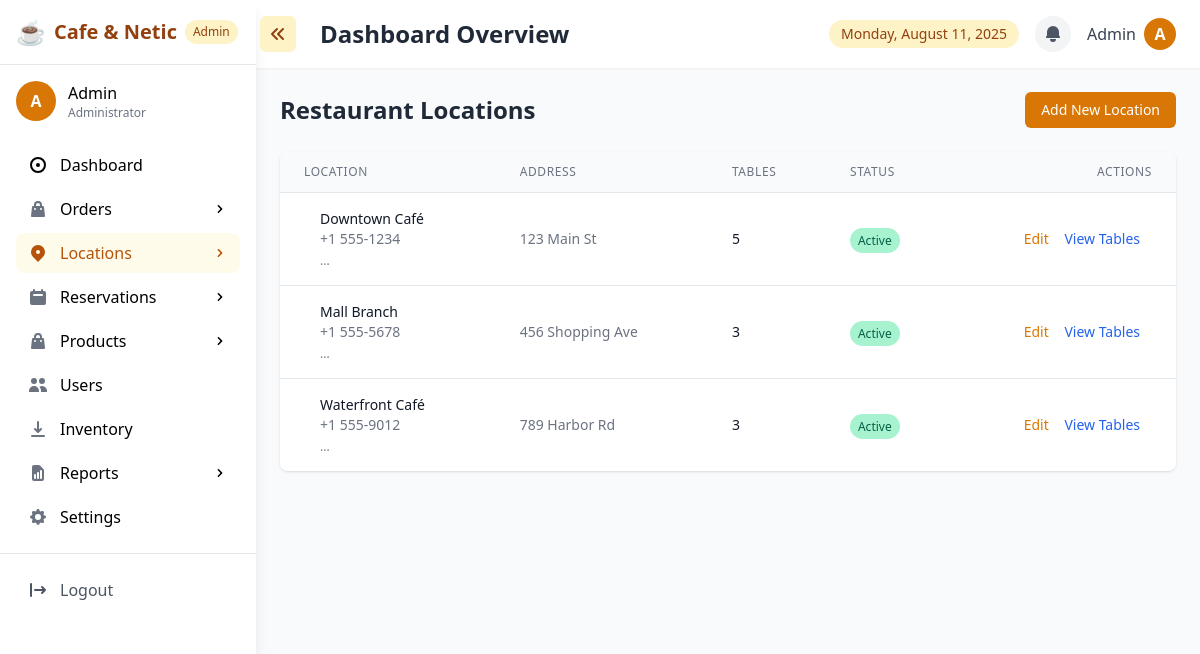
The app's page /admin/admin_locations.php (signed in) with its own data.
### tables this page shows
CREATE TABLE `restaurant_locations` (
  `location_id` int(11) NOT NULL,
  `name` varchar(100) NOT NULL,
  `address` text NOT NULL,
  `description` text NOT NULL,
  `city` varchar(50) NOT NULL,
  `phone` varchar(20) DEFAULT NULL,
  `opening_time` time DEFAULT NULL,
  `closing_time` time DEFAULT NULL,
  `is_active` tinyint(1) DEFAULT 1,
  `rating` decimal(10,1) NOT NULL,
  `reviews` int(11) NOT NULL
);

### admin/admin_locations.php (the view, shortened to what this page needs)
<?php
require '../includes/config.php';
try {
    $sql = "SELECT * FROM restaurant_locations ORDER BY name";
    $stmt = $conn->query($sql);
    $locations = $stmt->fetchAll(PDO::FETCH_ASSOC);
} catch (PDOException $e) {
    $error = "Failed to fetch locations: " . $e->getMessage();
}
$tables_count = [];
try {
    $count_sql = "SELECT location_id, COUNT(*) as table_count FROM restaurant_tables GROUP BY location_id";
    $count_stmt = $conn->query($count_sql);
    $counts = $count_stmt->fetchAll(PDO::FETCH_ASSOC);
    foreach ($counts as $count) {
        $tables_count[$count['location_id']] = $count['table_count'];
    }
} catch (PDOException $e) {
    $error = "Failed to fetch table counts: " . $e->getMessage();
}
?>
<!DOCTYPE html>
<html lang="en">
<head>
    <script src="https://cdn.tailwindcss.com"></script>
</head>
<body class="font-inter bg-gray-50">
    <div class="flex h-screen overflow-hidden">
        <?php include '../includes/admin_sidebar.php'; ?>
        <div class="flex-1 overflow-auto">
            <?php
                include '../includes/admin_topnav.php';
            ?>
            <main class="p-6">
                <div class="flex justify-between items-center mb-6">
                    <h1 class="text-2xl font-bold text-gray-800">Restaurant Locations</h1>
                    <a href="admin_locations_add.php" class="bg-amber-600 hover:bg-amber-700 text-white px-4 py-2 rounded-md text-sm font-medium">
                        Add New Location
                    </a>
                </div>
                <div class="bg-white shadow rounded-lg overflow-hidden">
                    <div class="overflow-x-auto">
                        <table class="min-w-full divide-y divide-gray-200">
                            <thead class="bg-gray-50">
                                <tr>
                                    <th scope="col" class="px-6 py-3 text-left text-xs font-medium text-gray-500 uppercase tracking-wider">Location</th>
                                    <th scope="col" class="px-6 py-3 text-left text-xs font-medium text-gray-500 uppercase tracking-wider">Address</th>
                                    <th scope="col" class="px-6 py-3 text-left text-xs font-medium text-gray-500 uppercase tracking-wider">Tables</th>
                                    <th scope="col" class="px-6 py-3 text-left text-xs font-medium text-gray-500 uppercase tracking-wider">Status</th>
                                    <th scope="col" class="px-6 py-3 text-right text-xs font-medium text-gray-500 uppercase tracking-wider">Actions</th>
                                </tr>
                            </thead>
                            <tbody class="bg-white divide-y divide-gray-200">
                                <?php if (empty($locations)): ?>
                                    <tr>
                                        <td colspan="5" class="px-6 py-4 text-center text-sm text-gray-500">No locations found</td>
                                    </tr>
                                <?php else: ?>
                                    <?php foreach ($locations as $location): ?>
                                    <tr class="hover:bg-gray-50">
                                        <td class="px-6 py-4 whitespace-nowrap">
                                            <div class="flex items-center">
                                                <div class="ml-4">
                                                    <div class="text-sm font-medium text-gray-900"><?= htmlspecialchars($location['name']) ?></div>
                                                    <div class="text-sm text-gray-500"><?= htmlspecialchars($location['phone']) ?></div>
                                                    <div class="text-xs text-gray-500 mt-1"><?= htmlspecialchars(substr($location['description'], 0, 50)) ?>...</div>
                                                </div>
                                            </div>
                                        </td>
                                        <td class="px-6 py-4 whitespace-nowrap text-sm text-gray-500">
                                            <?= htmlspecialchars($location['address']) ?>
                                        </td>
                                        <td class="px-6 py-4 whitespace-nowrap text-sm text-gray-900">
                                            <?= $tables_count[$location['location_id']] ?? 0 ?>
                                        </td>
                                        <td class="px-6 py-4 whitespace-nowrap">
                                            <span class="px-2 py-1 text-xs rounded-full <?= $location['is_active'] ? 'active-badge' : 'inactive-badge' ?>">
                                                <?= $location['is_active'] ? 'Active' : 'Inactive' ?>
                                            </span>
                                        </td>
                                        <td class="px-6 py-4 whitespace-nowrap text-right text-sm font-medium">
                                            <a href="admin_locations_edit.php?id=<?= $location['location_id'] ?>" class="text-amber-600 hover:text-amber-900 mr-3">Edit</a>
                                            <a href="admin_tables.php?location_id=<?= $location['location_id'] ?>" class="text-blue-600 hover:text-blue-900 mr-3">View Tables</a>
                                        </td>
                                    </tr>
                                    <?php endforeach; ?>
                                <?php endif; ?>
                            </tbody>
                        </table>
                    </div>
                </div>
            </main>
        </div>
    </div>
</body>
</html>

### admin/admin_locations.php (style rules this page uses)
.active-badge { background-color: #a7f3d0; color: #065f46; }

### records on screen
restaurant_locations: name "Downtown Café", phone "+1 555-1234", address "123 Main St", location_id "5", is_active "Active"
restaurant_locations: name "Mall Branch", phone "+1 555-5678", address "456 Shopping Ave", location_id "3", is_active "Active"
restaurant_locations: name "Waterfront Café", phone "+1 555-9012", address "789 Harbor Rd", location_id "3", is_active "Active"

### other values on screen
substr($_SESSION['first_name'] ?? 'A', 0, 1) "A"
$_SESSION['first_name'] "Admin"
